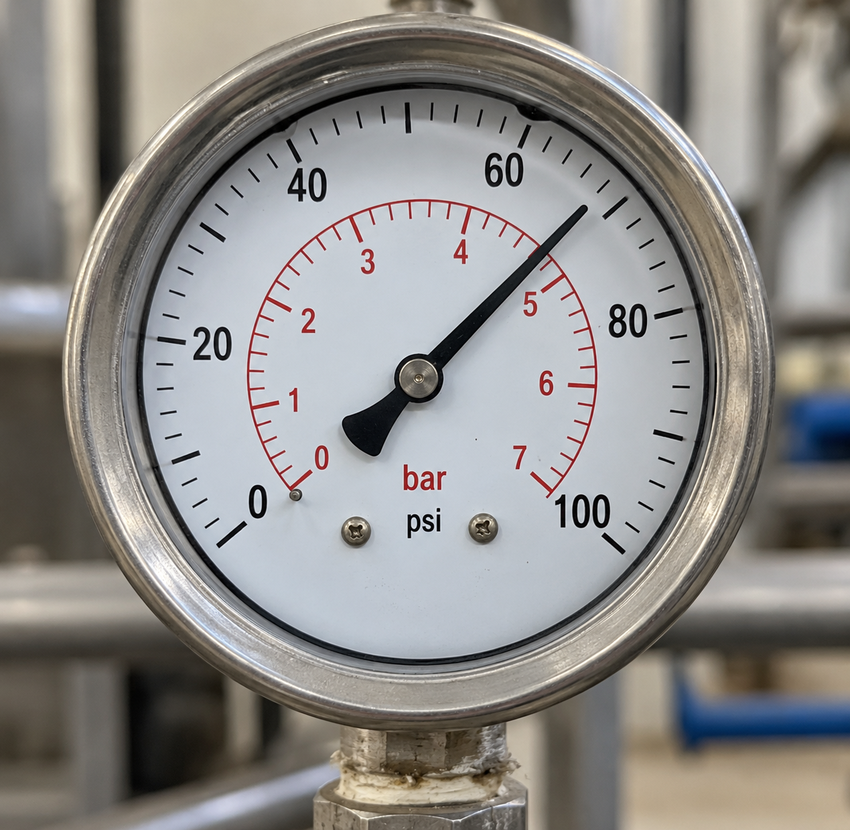
#> input picture sample_images/industrial_gauge.png, 850 x 830 px, shrunk from 1269 x 1239 before the run
$ python -i vision.py   (imports and definitions only)   (older library calls are emulated)
#> lines starting #> are read from the running program, lines starting #| are printed output that depends on the picture; after the words box and inside, x2 and y2 are one past the last pixel; in counts of white or black regions, pixels touching at a corner belong together
from __future__ import annotations

from dataclasses import dataclass
import math
from typing import Any

import cv2
import numpy as np

from gaugeguard.models import ImageQuality


@dataclass(frozen=True)
class NeedleDetectionResult:
    """Structured result from dial and needle detection."""

    success: bool
    center: tuple[float, float] | None
    radius: float | None
    needle_tip: tuple[float, float] | None
    angle_deg: float | None
    confidence: float
    quality_flags: tuple[str, ...] = ()
    annotated_image: np.ndarray | None = None
    reason: str = ""

    def __iter__(self):
        """Allow backwards-compatible unpacking as (center, needle_tip)."""
        return iter((self.center, self.needle_tip))

    # [411 lines left out: functions to_dict, decode_image, inspect_image_quality, preprocess_for_retry, detect_dial_and_needle, not called in this run]

>>> import cv2
>>> picture = cv2.imread('../sample_images/industrial_gauge.png')
#> picture is the input picture: shape (830, 850, 3); mean B, G, R 135.9, 138.7, 140.8
>>> result = detect_dial_and_needle(picture)
#> in detect_dial_and_needle, `gray = cv2.cvtColor(image, cv2.COLOR_BGR2GRAY)`:
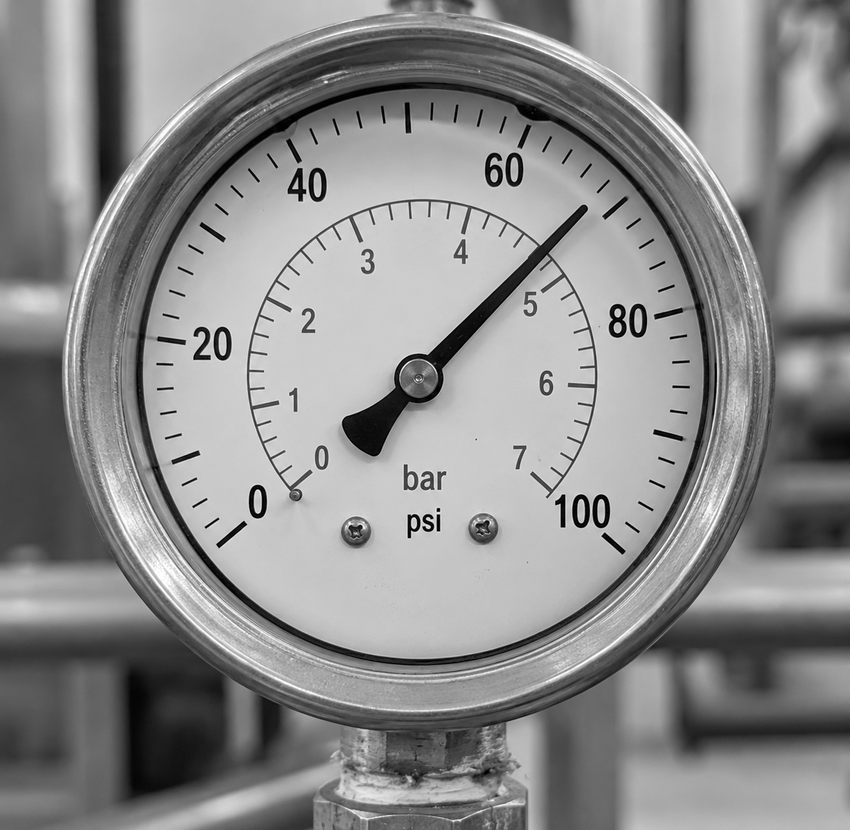
#> gray: shape (830, 850); min 0, max 255, mean 139
#> in detect_dial_and_needle, `circles = cv2.HoughCircles( blurred, cv2.HOUGH_GRADIENT, dp=1.2, minDi..`: circles = [[418.2, 382.2, 350.7], [677.4, 587.4, 327.3], [347.4, 102.6, 249.4], [383.4, 666.6, 137.2], [78.6, 816.6, 258.5], [101.4, 393, 194], [795, 3, 237.4], [845.4, 821.4, 320.7], [66.6, 22.2, 204.3], [700.2, 299.4, 127.7]]
#> in detect_dial_and_needle, `detected_circles = circles[0]`: detected_circles has the same summary as circles
#> in detect_dial_and_needle, `best_c = min( detected_circles, key=lambda c: (c[0] - img_cx) ** 2 + (..`: best_c = [418.2, 382.2, 350.7]
#> in detect_dial_and_needle, `cx, cy, r = float(best_c[0]), float(best_c[1]), float(best_c[2])`: cx = 418.2; cy = 382.2; r = 350.7
#> in detect_dial_and_needle, `cv2.circle(annotated, (int(cx), int(cy)), int(r), (0, 255, 0), 2)`:
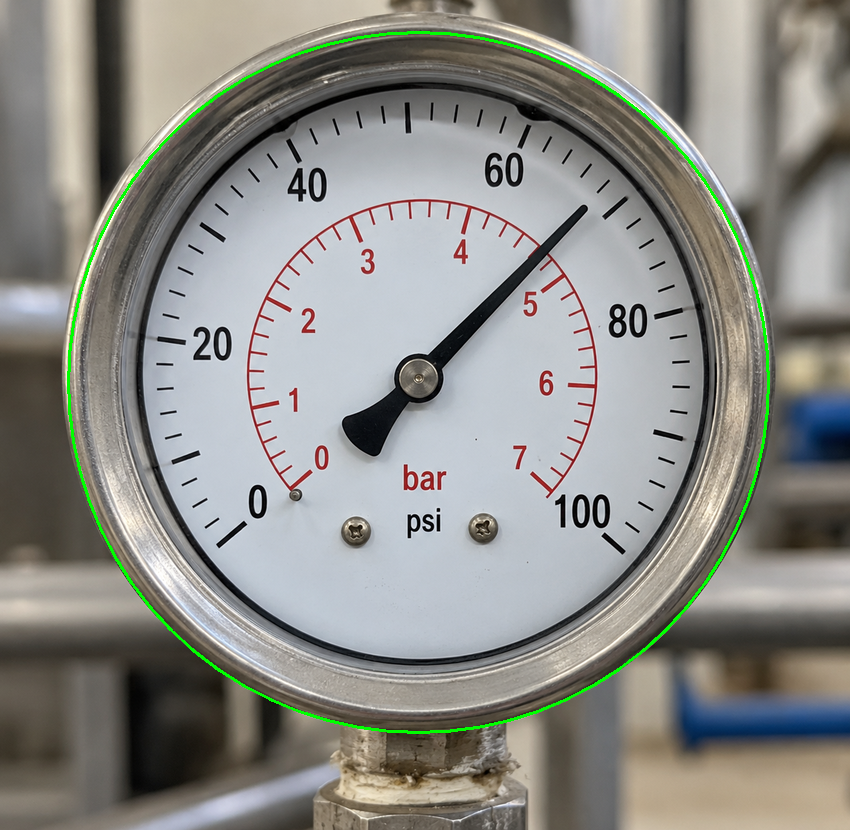
#> annotated: shape (830, 850, 3); 0.94% of pixels changed, all inside (x1, y1, x2, y2) = (67, 31, 770, 734)
#> in detect_dial_and_needle, `cv2.circle(annotated, (int(cx), int(cy)), 4, (0, 0, 255), -1)`: annotated: shape (830, 850, 3); 0.01% of pixels changed, all inside (x1, y1, x2, y2) = (414, 378, 423, 387)
#> in detect_dial_and_needle, `cv2.circle(mask, (int(cx), int(cy)), int(r * 0.90), 255, -1)`:
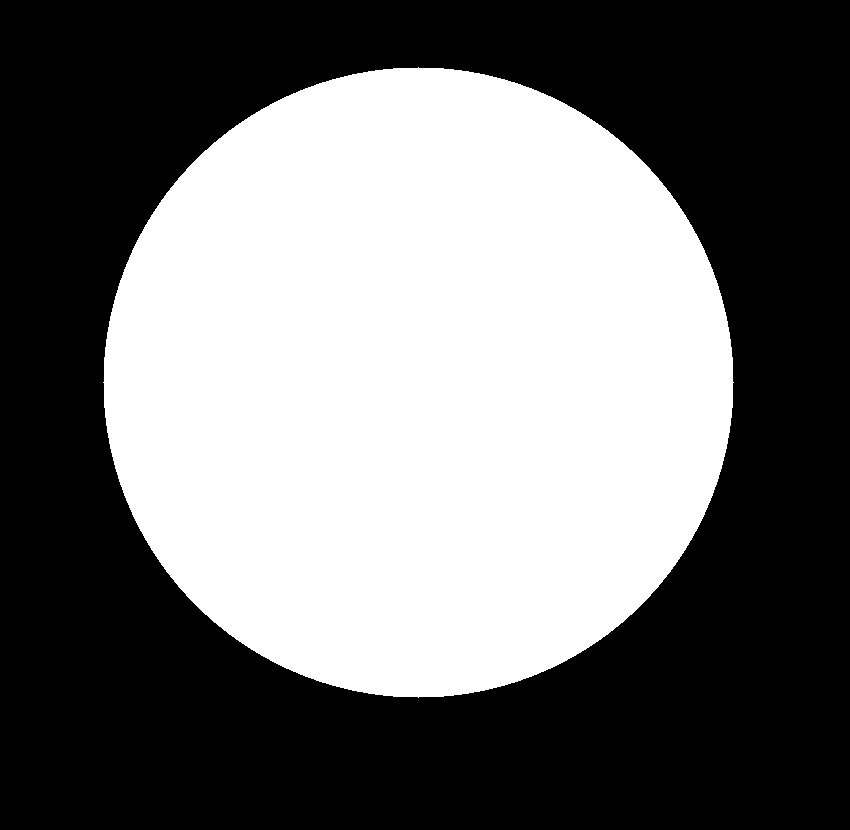
#> mask: shape (830, 850); 44.2% white; 1 white region, box (x1, y1, x2, y2) and area: (103, 67, 734, 698) 311709
#> in detect_dial_and_needle, `dial_gray = cv2.bitwise_and(gray, gray, mask=mask)`:
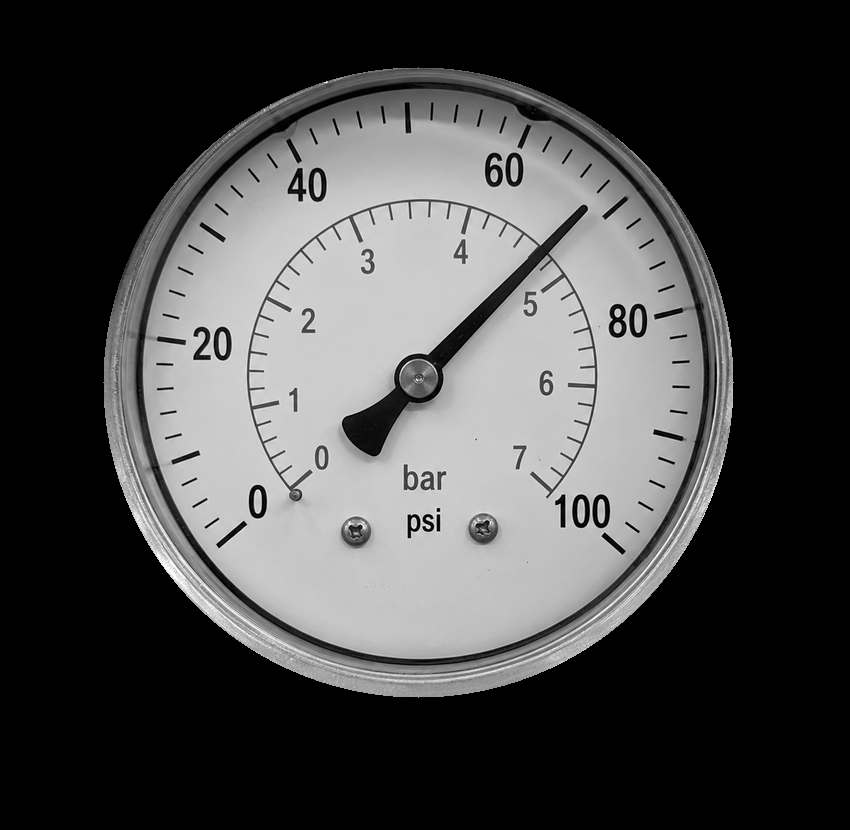
#> dial_gray: shape (830, 850); min 0, max 255, mean 71.9
#> in detect_dial_and_needle, `edges = cv2.Canny(dial_gray, 40, 120)`: edges: shape (830, 850); 4.1% white in thin lines or dots, all inside (x1, y1, x2, y2) = (103, 67, 734, 698)
#> in detect_dial_and_needle, `edges = cv2.bitwise_and(edges, edges, mask=mask)`:
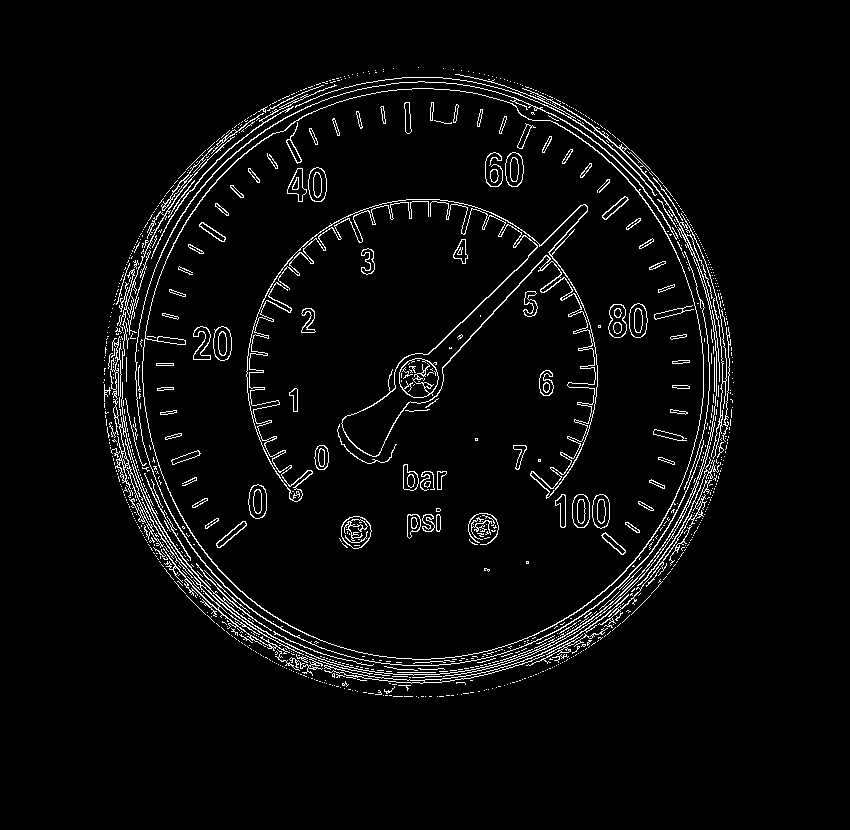
#> edges: shape (830, 850); 4% white in thin lines or dots, all inside (x1, y1, x2, y2) = (103, 67, 734, 698)
#> in detect_dial_and_needle, `min_line_len = int(r * 0.22)`: min_line_len = 77
#> in detect_dial_and_needle, `max_line_gap = int(r * 0.08)`: max_line_gap = 28
#> in detect_dial_and_needle, `lines = cv2.HoughLinesP( edges, rho=1, theta=np.pi / 180, threshold=15..`: lines = 280 rows, first 6: [382, 399, 542, 244], [703, 516, 703, 430], [122, 276, 176, 583], [137, 240, 229, 148], [470, 336, 587, 210], [407, 524, 496, 521]
#> the loop in detect_dial_and_needle, `for line in lines:` made 280 passes
#> after the loop in detect_dial_and_needle, `for line in lines:`: candidates = 19 items
#> the loop in detect_dial_and_needle, `for cand in candidates:` made 19 passes
#> after the loop in detect_dial_and_needle, `for cand in candidates:`: cluster = 7 items; clusters = 5 items
#> in detect_dial_and_needle, `best_cluster = clusters[0]`: best_cluster = 7 items
#> in detect_dial_and_needle, `best_ang = round(best_cluster["mean_angle"] % 360.0, 2)`: best_ang = 231.3
#> in detect_dial_and_needle, `best_tip = ( round(float(best_cluster["best_tip"][0]), 1), round(float..`: best_tip = (178, 581)
#> the loop in detect_dial_and_needle, `for other_cluster in clusters[1:]:` made 2 passes
#> after the loop in detect_dial_and_needle, `for other_cluster in clusters[1:]:`:
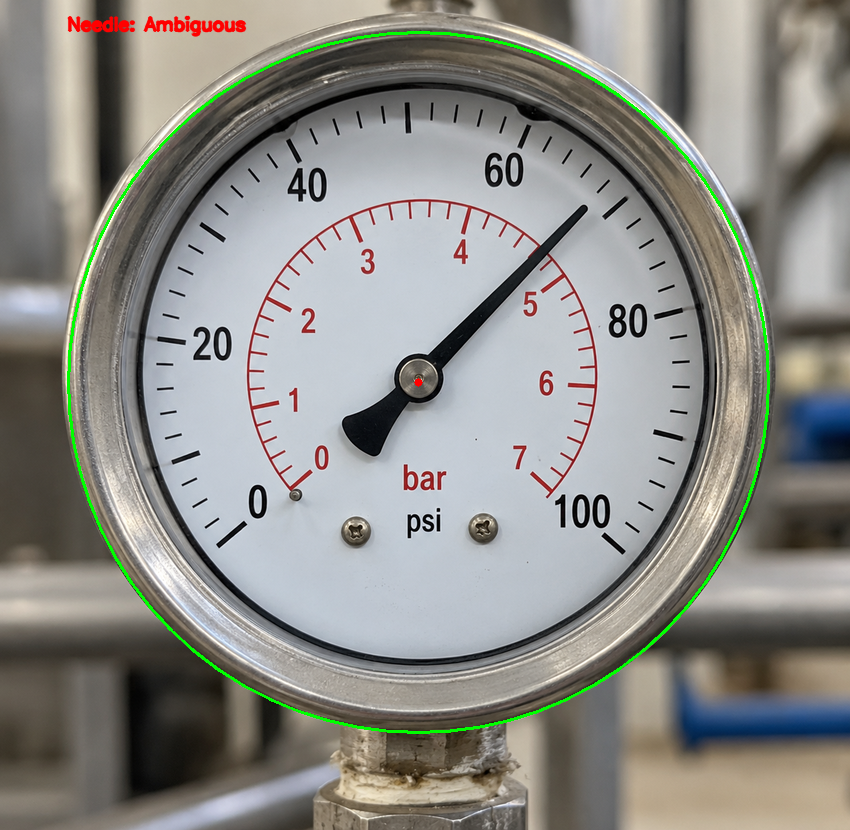
#> annotated: shape (830, 850, 3); mean B, G, R 134.6, 139.7, 139.9
